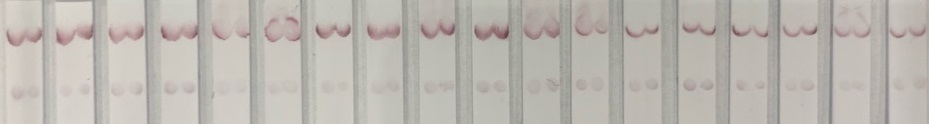
%> input picture Image set/1.jpg, 929 x 124 px
$ octave demo6.m   (GNU Octave 9; MATLAB toolbox functions it lacks are replaced by stand-ins)
%> lines starting %> are read from the running program, lines starting %| are printed output that depends on the picture; in (x1, y1, x2, y2) boxes, pixels count from 0 and x2, y2 are one past the last pixel; in counts of white or black regions, pixels touching at a corner belong together; the program's own positions count from 1


clc
clear all;

addpath(genpath(pwd));

he=imread('Image set\1.jpg');
%> he is the input picture: size 124x929x3 uint8; mean R, G, B 187.5, 183, 176.3

lab_he = rgb2lab(he);
%> lab_he: size 124x929x3 double; mean of channels 1, 2, 3 74.5, 0.4, 4

ab = lab_he(:,:,2:3);
ab = im2single(ab);
nColors = 3;
% repeat the clustering 3 times to avoid local minima
pixel_labels = imsegkmeans(ab,nColors,'NumAttempts',3);
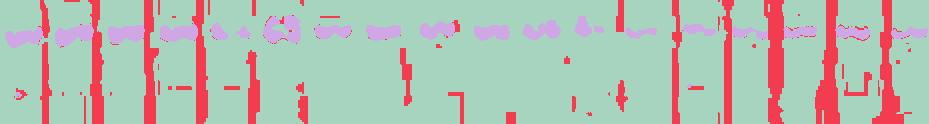
%> pixel_labels: size 124x929 uint8; 3 distinct labels, from 1 to 3; one colour per label, 0 black

imshow(pixel_labels,[])
title('Image Labeled by Cluster Index');
%% Clusters
% [4 lines of commented-out code are left out]

mask2 = pixel_labels==2;
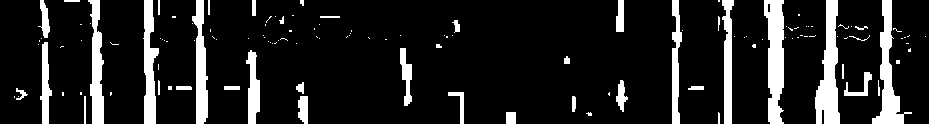
%> mask2: size 124x929 logical; 13% white; 130 white regions (88 under 20 px), largest, box (x1, y1, x2, y2) and area: (815, 0, 840, 124) 1844, (764, 0, 784, 124) 1836, (872, 0, 912, 124) 1570
cluster2 = he .* uint8(mask2);
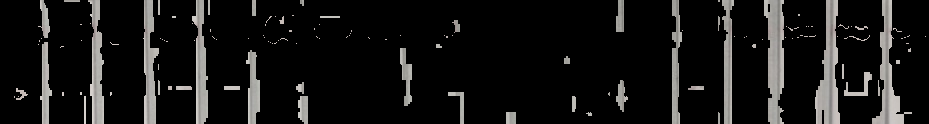
%> cluster2: size 124x929x3 uint8; mean R, G, B 22.7, 22.3, 21.8
imshow(cluster2)
title('Objects in Cluster 2');
% [4 lines of commented-out code are left out]
%%
% [12 lines of commented-out code are left out]
%% Weighted Centroids

BW=rgb2gray(cluster2);
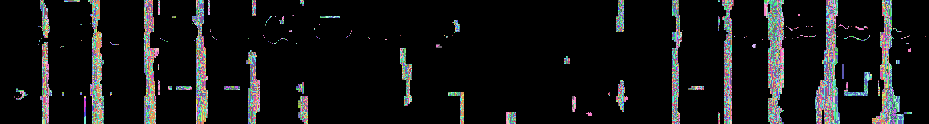
%> BW: size 124x929 uint8; 97 distinct labels, from 0 to 214; one colour per label, 0 black
imshow(BW)

mask=im2bw(BW, .2);
imshow(mask);


s = regionprops(mask,BW,{'Centroid','WeightedCentroid'});
%> s = 130 regions; first 5, Centroid and WeightedCentroid: [15 97.5] [15 97.5], [21.8 94.6] [21.8 94.6], [19 97] [19 97], [45.4 20.1] [45.4 20], [39 45] [39 45]
imshow(BW)
title('Weighted (red) and Unweighted (blue) Centroids');
hold on
numObj = numel(s);
%> numObj = 130
for k = 1 : numObj
    plot(s(k).WeightedCentroid(1), s(k).WeightedCentroid(2), 'r*')
    plot(s(k).Centroid(1), s(k).Centroid(2), 'bo')
end
%> this loop made 130 passes
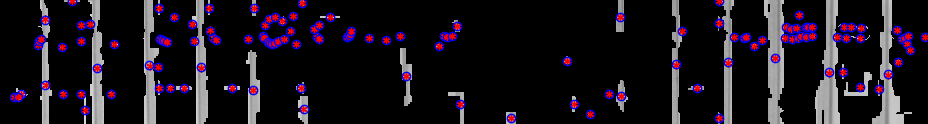
%> figure redrawn from the program's plot data; its title reads 'Weighted (red) and Unweighted (blue) Centroids'
hold off

$ run again, with Image set/2FEDFA16-0686-486D-B30E-39FD82F41988 (2).jpg copied over Image set/1.jpg
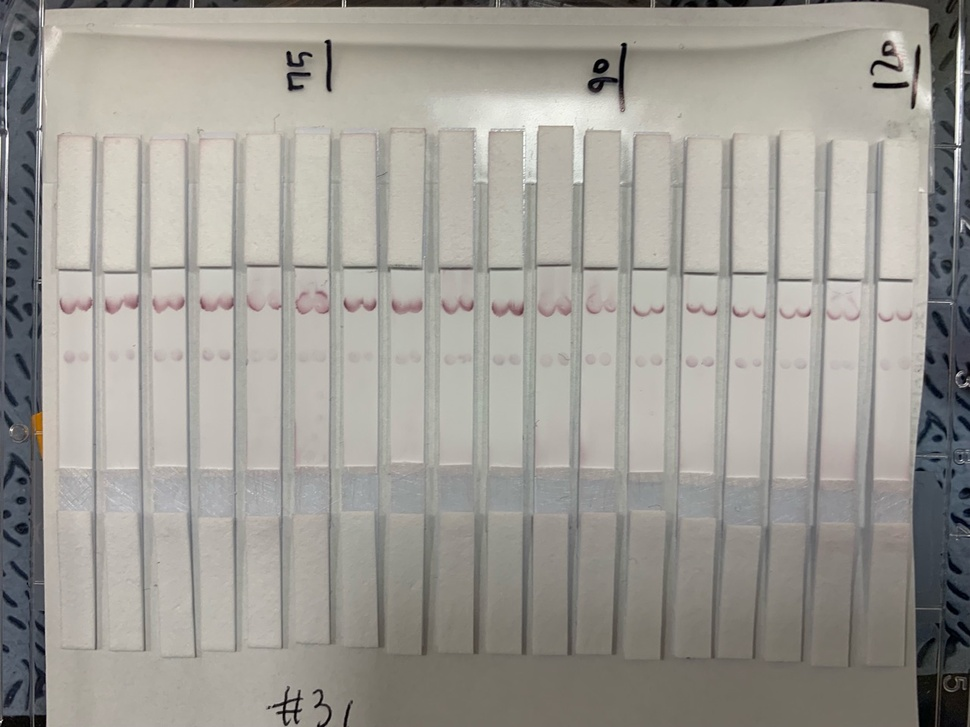
%> input picture Image set/2FEDFA16-0686-486D-B30E-39FD82F41988 (2).jpg, 970 x 727 px, shrunk from 1280 x 960 before the run
%> he is the input picture: size 727x970x3 uint8; mean R, G, B 158.3, 155.6, 149.2
%> lab_he: size 727x970x3 double; mean of channels 1, 2, 3 63.8, -0.1, 3.6
%> `pixel_labels = imsegkmeans(ab,nColors,'NumAttempts',3);`:
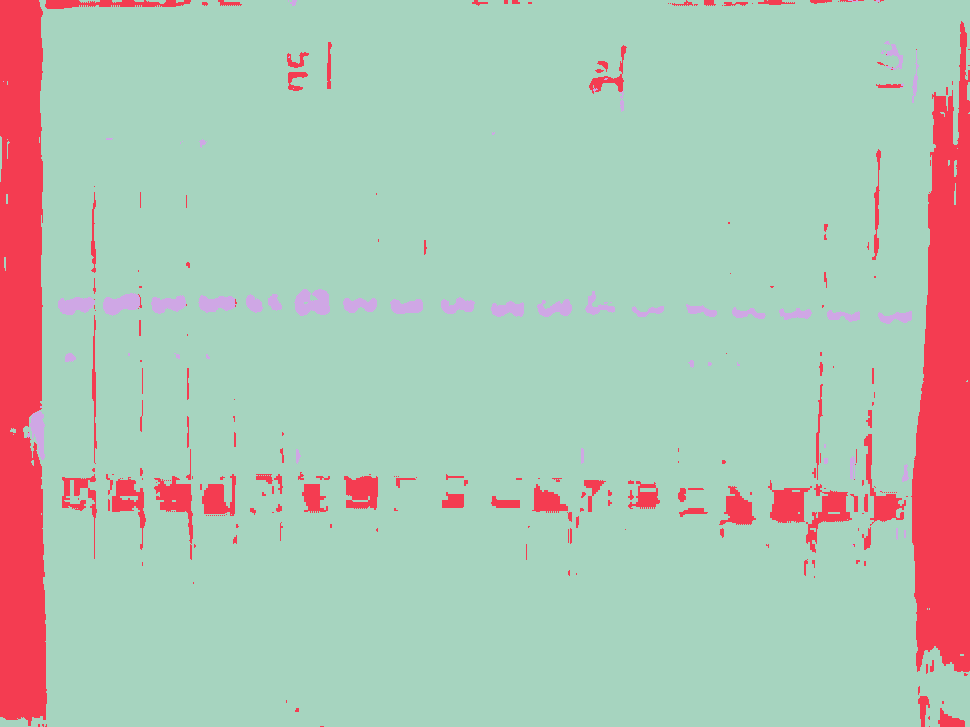
%> pixel_labels: size 727x970 uint8; 3 distinct labels, from 1 to 3; one colour per label, 0 black
%> mask2: size 727x970 logical; 10.6% white; 236 white regions (153 under 20 px), largest, box (x1, y1, x2, y2) and area: (0, 0, 47, 726) 29955, (911, 21, 970, 672) 27145, (154, 476, 193, 560) 1095
%> BW: size 727x970 uint8; 256 distinct labels, from 0 to 255
%> mask: size 727x970 logical; 9% white; 298 white regions (219 under 20 px), largest, box (x1, y1, x2, y2) and area: (0, 0, 47, 717) 26110, (911, 21, 970, 650) 21502, (154, 476, 193, 560) 1095
%> s = 298 regions; first 5, Centroid and WeightedCentroid: [21.6 357.7] [21.5 343.9], [10.2 265] [10.2 265], [10.7 697.7] [10.7 697.7], [17 37.5] [17 37.5], [20.9 37.6] [20.9 37.6]
%> numObj = 298
%> after the loop `for k = 1 : numObj`:
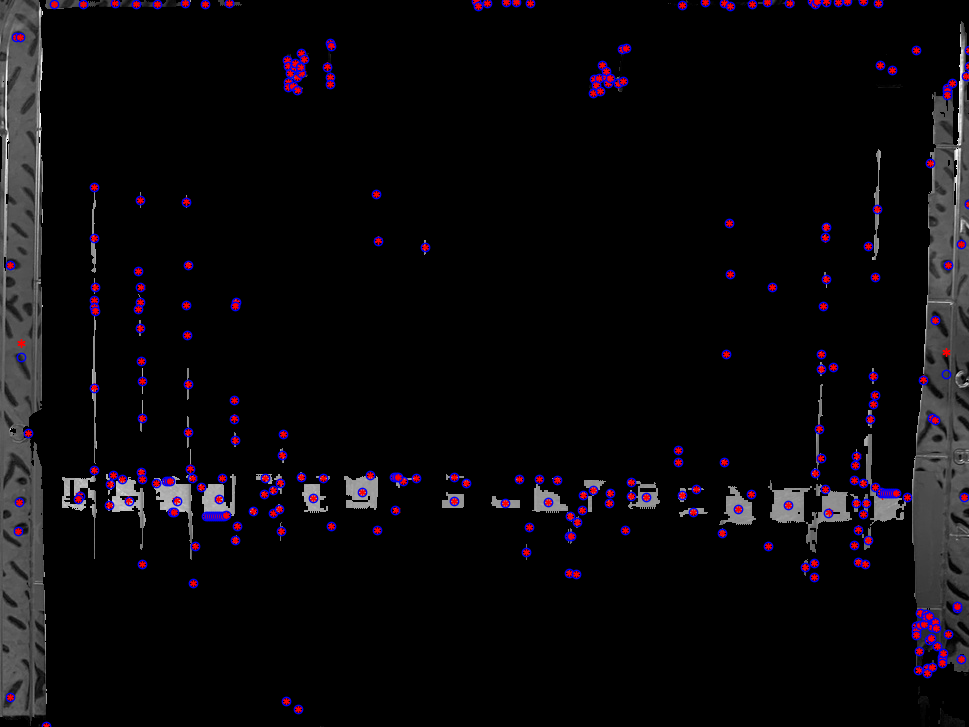
%> figure redrawn from the program's plot data; its title reads 'Weighted (red) and Unweighted (blue) Centroids'
